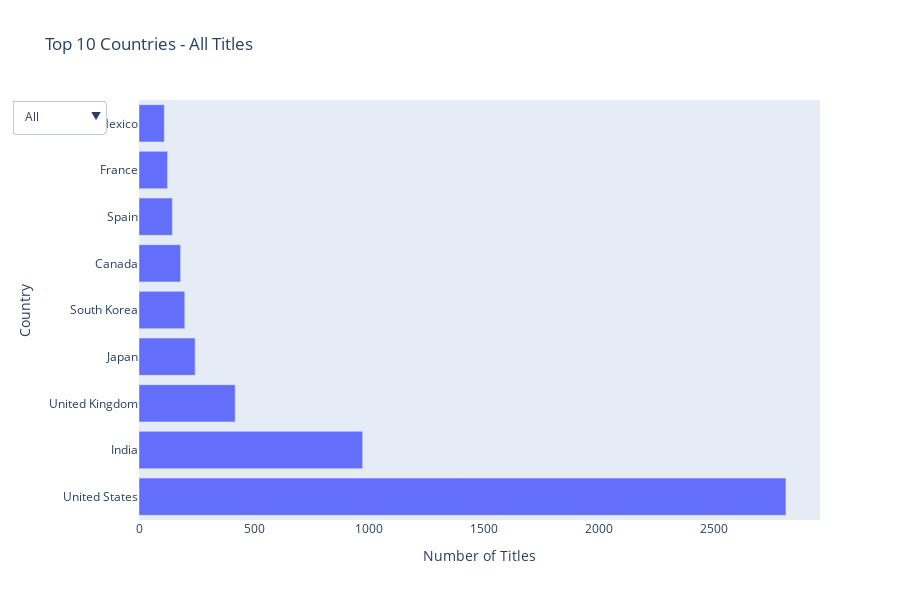

Notebook code for this chart:
### Code cell
fig2 = go.Figure()


# All
fig2.add_trace(go.Bar(
    x=all_country_counts.values,
    y=all_country_counts.index,
    orientation='h',
    name='All',
    visible=True
))

# Move
fig2.add_trace(go.Bar(
    x=movies_country_counts.values,
    y=movies_country_counts.index,
    orientation='h',
    name='Movies',
    visible=False
))

# tv shows
fig2.add_trace(go.Bar(
    x=tv_shows_country_counts.values,
    y=tv_shows_country_counts.index,
    orientation='h',
    name='TV Shows',
    visible=False
))

#Dropdown
fig2.update_layout(
    updatemenus=[
        # active = 0 -> default with the first option (All)
        dict(active=0,buttons=list([
        dict(label="All",method="update", args=[{"visible": [True, False, False]}, {"title": "Top 10 Countries - All Titles"}]),
        dict(label="Movies", method="update", args=[{"visible": [False, True, False]}, {"title": "Top 10 Countries - Movies Only"}]),
        dict(label="TV Shows", method="update", args=[{"visible": [False, False, True]}, {"title": "Top 10 Countries - TV Shows Only"}])
            ]),
        direction="down",
        showactive=True,
        )
    ],
    title="Top 10 Countries - All Titles",
    xaxis_title="Number of Titles",
    yaxis_title="Country",
    height=600
)

fig2.show()

### Figure 1 — Plotly figure (JSON) as saved in the notebook; plotly's stock layout.template omitted (floating-point values rounded to 4 significant figures)
{"data": [{"name": "All", "orientation": "h", "type": "bar", "visible": true, "x": [2812, 972, 418, 244, 199, 181, 145, 124, 110], "y": ["United States", "India", "United Kingdom", "Japan", "South Korea", "Canada", "Spain", "France", "Mexico"]}, {"name": "Movies", "orientation": "h", "type": "bar", "visible": false, "x": [2058, 893, 206, 122, 97, 92, 86, 77, 76], "y": ["United States", "India", "United Kingdom", "Canada", "Spain", "Egypt", "Nigeria", "Indonesia", "Turkey"]}, {"name": "TV Shows", "orientation": "h", "type": "bar", "visible": false, "x": [754, 212, 168, 158, 79, 68, 59, 49, 48], "y": ["United States", "United Kingdom", "Japan", "South Korea", "India", "Taiwan", "Canada", "France", "Spain"]}], "layout": {"height": 600, "title": {"text": "Top 10 Countries - All Titles"}, "updatemenus": [{"active": 0, "buttons": [{"args": [{"visible": [true, false, false]}, {"title": "Top 10 Countries - All Titles"}], "label": "All", "method": "update"}, {"args": [{"visible": [false, true, false]}, {"title": "Top 10 Countries - Movies Only"}], "label": "Movies", "method": "update"}, {"args": [{"visible": [false, false, true]}, {"title": "Top 10 Countries - TV Shows Only"}], "label": "TV Shows", "method": "update"}], "direction": "down", "showactive": true}], "xaxis": {"title": {"text": "Number of Titles"}}, "yaxis": {"title": {"text": "Country"}}}}
